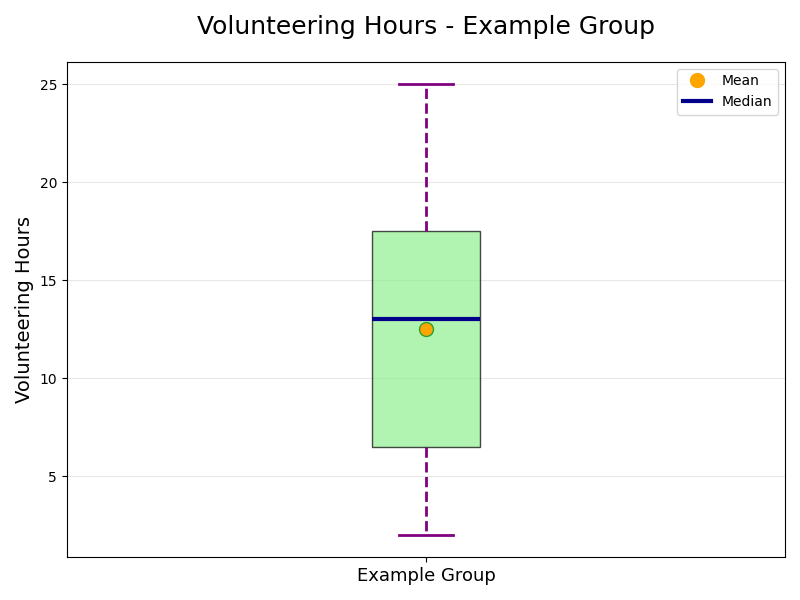

Write Python code to recreate this figure.
import matplotlib.pyplot as plt

volunteering_hours = [2, 4, 6, 8, 12, 14, 16, 18, 20, 25]

fig, ax = plt.subplots(figsize=(8, 6))

# New color scheme for box plot
bp = ax.boxplot(volunteering_hours, vert=True, patch_artist=True, notch=False,
                meanline=False, showmeans=True, meanprops=dict(marker='o', markerfacecolor='orange', markersize=10))

# Applying new colors to the box plot components
bp['boxes'][0].set(facecolor='lightgreen', alpha=0.7)

for whisker in bp['whiskers']:
    whisker.set(color='purple', linewidth=2, linestyle="--")

for cap in bp['caps']:
    cap.set(color='purple', linewidth=2)

for median in bp['medians']:
    median.set(color='darkblue', linewidth=3)

for mean in bp['means']:
    mean.set(marker='o', markerfacecolor='orange', markersize=10)

ax.set_title('Volunteering Hours - Example Group', fontsize=18, fontweight='normal', pad=20)
ax.set_ylabel('Volunteering Hours', fontsize=14)
ax.set_xticklabels(['Example Group'], fontsize=13)

ax.yaxis.grid(True, linestyle='-', alpha=0.3)

mean_legend = plt.Line2D([], [], color='orange', marker='o', linestyle='None', markersize=10, label='Mean')
median_legend = plt.Line2D([], [], color='darkblue', linestyle='-', linewidth=3, label='Median')
ax.legend(handles=[mean_legend, median_legend], loc='upper right')

plt.tight_layout()
plt.show()
